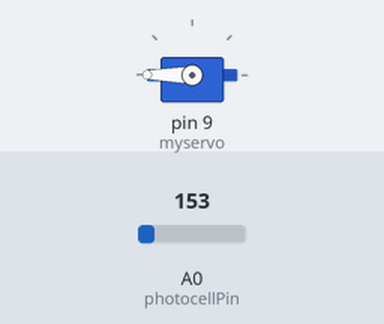
Recording of a sketch running on a simulated Arduino Uno, built with avr-gcc and run on an emulated ATmega328P. Shown: servo. Inputs (shaded band) come from the test bench; at power-on: A0 (photocellPin) = 153.

Above: at 9.1 s.
Timing chart, 0 to 10.6 s (numbered marks = the images above):
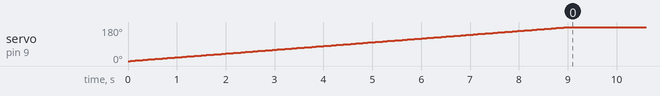

Measured:
- by itself, servo on pin 9 (myservo): moves from 0° to 180° over 9.0 s

The sketch:

autoblinds-0.1.ino
```cpp
// (licence header left out)
#include <Servo.h>
Servo myservo;  // create servo object to control a servo
                // a maximum of eight servo objects can be created
int pos = 0;    // variable to store the servo position
int dest = 0;   // Servo destination depending on photocell reading
int spd = 50;   // how fast should the servo move? 50 is quier

int servoPin=0; //havent used this yet
int photocellPin = 0; // the cell and 10K pulldown are connected to a0
int photocellReading; // the analog reading from the analog resistor divider

int state = 0; //Keep track of state so we don't send signal to the servo without readon, better on battery life
int prevstate = 0;

int debug = 0; //Set this to 1 for serial debug output
void setup(void) {
//    Serial.begin(9600); //Comment out this line if you don't want debugging enabled
}


void loop(void) {

    photocellReading = analogRead(photocellPin); //Query photo cell
      debug and Serial.print("Light Reading :");
      debug and Serial.print(photocellReading); // the raw analog reading
      debug and Serial.print(" | Position: ");
      debug and Serial.print(pos);
      debug and Serial.print(" | State: ");

    //Define the modes based on how bright it is, and set corresponding servo position
    if (photocellReading < 400) {
        debug and Serial.println("Night");
      dest=180;
      state=1;
    }
    else if (photocellReading < 600) {
        debug and Serial.println("Dusk");
      dest=135;
      state=2;
    }
    else if (photocellReading < 950) {
        debug and Serial.println("Day");
      dest=85;
      state=3;

    }
    else if (photocellReading < 1023) {
        debug and Serial.println("Very Bright Day");
      dest=20;
      state=4;
    }
    else {
        debug and Serial.println("No reading");
    }


    if (state != prevstate){ //IF the photocell reading is different from last sample then execute servo controls
          debug and Serial.println("State Change");
        myservo.attach(9);                     //Connect to servo
        if (pos > dest){  // If the current position is great than the destination then we must subtract
              //for(pos = pos; pos>=dest; pos-=1)     // Change current position to desired position, one degree at a time.
              while (pos > dest)
              {
                  debug and Serial.print("Was :");
                  debug and Serial.print(pos);
                myservo.write(pos);              // tell servo to go to position in variable 'pos'
                delay(spd);                 // waits 15ms for the servo to reach the position
                pos--;
                  debug and Serial.print(" | Is :");
                  debug and Serial.println(pos);
              }
            myservo.detach();                //Detach from Servo
        }
        else {  // If the current position is great than the destination then we must add
            myservo.attach(9);
              //for(pos = pos; pos <= dest; pos+=1)     // goes from 180 degrees to 0 degrees
              while (pos < dest)
              {
                  debug and Serial.print("Was :");
                  debug and Serial.print(pos);
                myservo.write(pos);              // tell servo to go to position in variable 'pos'
                delay(spd);                     // waits 15ms for the servo to reach the position
                pos++;
                  debug and Serial.print(" | Is :");
                  debug and Serial.println(pos);
              }
        }
        myservo.write(pos); // Doing a write out side of the loop because I had a feeling the last position value was being skipped. I think I'm wrong though
        delay(spd);
        myservo.detach();
    }
    prevstate = state; //Remember state so we can compare it again next round
    delay(1000); //Optional delay, this probalby needs to be removed when IR receiver code get's added.
}
```
